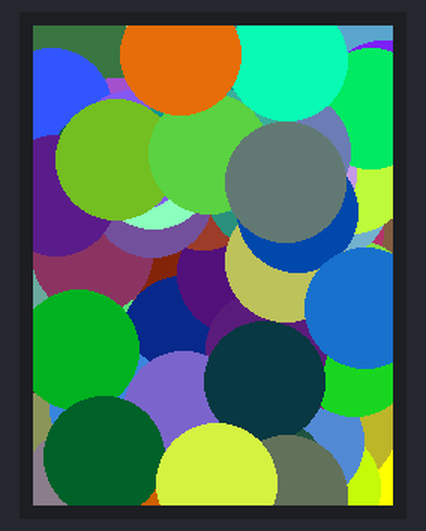
The sketch below on a simulated Arduino Uno, built with avr-gcc and run on an emulated ATmega328P. Parts: 240×320 colour display. Random numbers use the default seed unless the sketch sets one.

Above: at 1.53 s.
At 5.56 s:
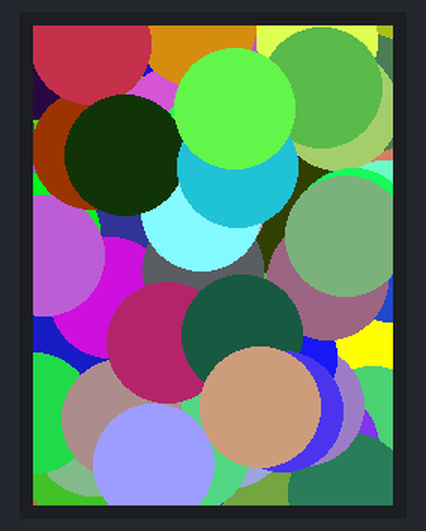
At 10.86 s:
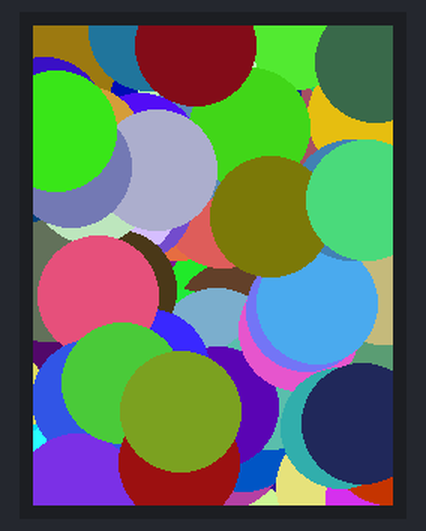
At 20.2 s:
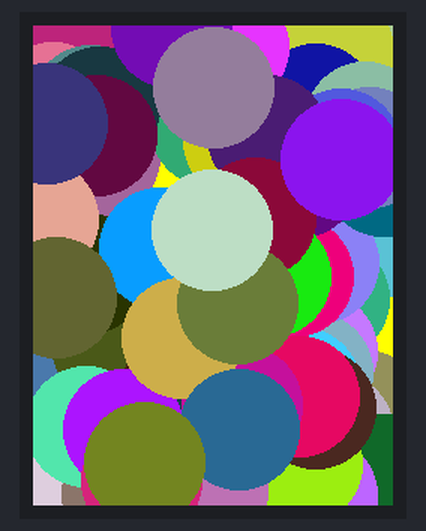
At 29.52 s:
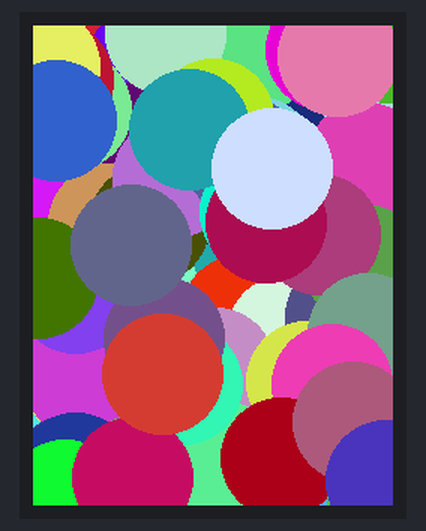
At 38.88 s:
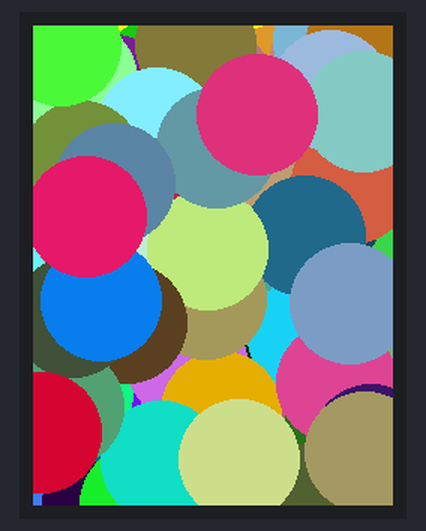

The sketch:

uno_r3_virtual_kaleidoscope.ino
```cpp
#include <Adafruit_GFX.h>
#include <TouchScreen.h>
#include <Adafruit_TFTLCD.h>

#define YP A3  // must be an analog pin, use "An" notation!
#define XM A2  // must be an analog pin, use "An" notation!
#define YM 9   // can be a digital pin
#define XP 8   // can be a digital pin

// calibration mins and max for raw data when touching edges of screen
// YOU CAN USE THIS SKETCH TO DETERMINE THE RAW X AND Y OF THE EDGES TO GET YOUR HIGHS AND LOWS FOR X AND Y
#define TS_MINX 210
#define TS_MINY 210
#define TS_MAXX 915
#define TS_MAXY 910

//SPI Communication
#define LCD_CS A3
#define LCD_CD A2
#define LCD_WR A1
#define LCD_RD A0
// optional
#define LCD_RESET A4

//Color Definitons
#define BLACK     0x0000
#define BLUE      0x001F
#define GREY      0xCE79
#define LIGHTGREY 0xDEDB
#define RED     0xF800
#define GREEN   0x07E0
#define CYAN    0x07FF
#define MAGENTA 0xF81F
#define YELLOW  0xFFE0
#define WHITE   0xFFFF

#define MINPRESSURE 1
#define MAXPRESSURE 1000
#define BOXSIZE 70


TouchScreen ts = TouchScreen(XP, YP, XM, YM, 364);
Adafruit_TFTLCD tft(LCD_CS, LCD_CD, LCD_WR, LCD_RD, LCD_RESET);

//Screen height without hidden pixel
double center_y= tft.height() /2;
//Centering the mid square
double center_x = tft.width() / 2;
//Space between squares
double padding = 10;

void setup() {
   Serial.begin(9600);

  tft.reset();
  uint16_t identifier = tft.readID();
  tft.begin(identifier);

  //Background color
  tft.fillScreen(YELLOW);

}

int x=0;
int y=0;

long ranx;
long rany;
long c;

void loop() {

  tft.fillScreen(YELLOW);
  for (int i=0; i < 100; i++) {
    ranx = random(tft.width() );
    rany = random(tft.height() );
    c = random(60000);

    tft.fillCircle(ranx,rany, 40,  c);
  }
  delay(60);
}
```
